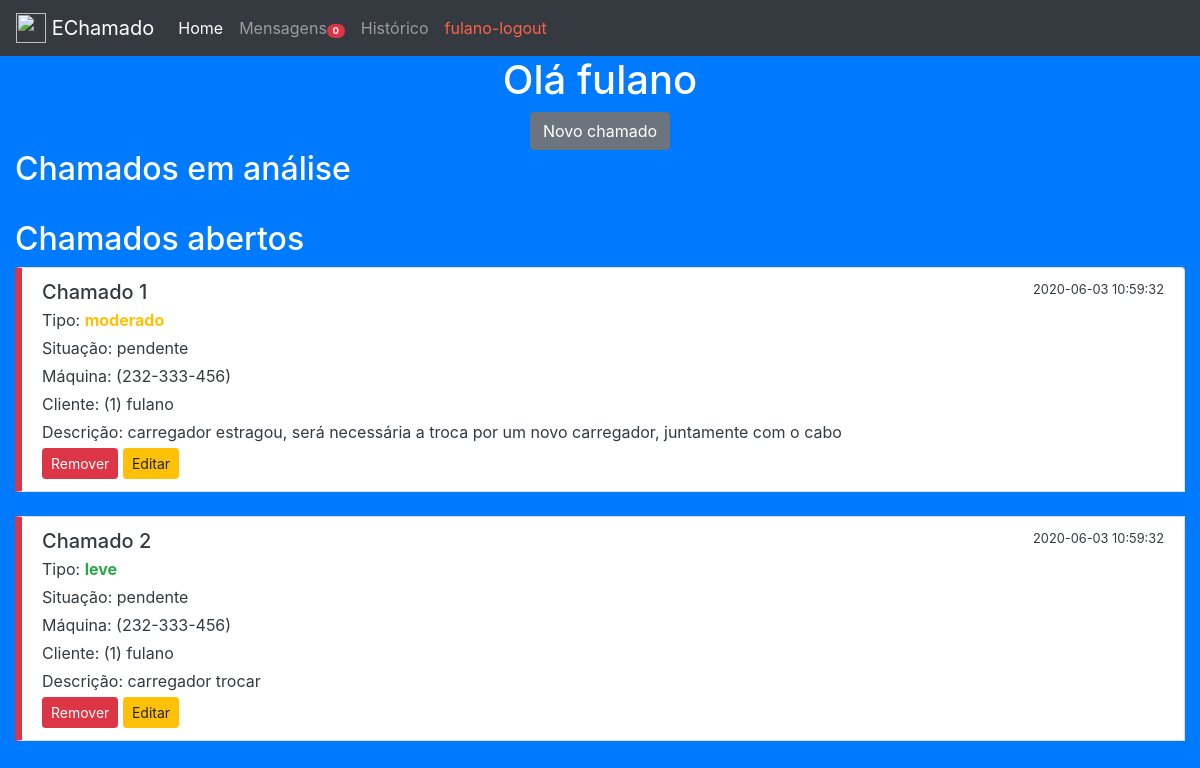
The app's page /pCliente.php (signed in) with its own data.
### tables this page shows
CREATE TABLE chamado (
    id INTEGER AUTO_INCREMENT PRIMARY KEY,
    dthrCadastro DATETIME NOT NULL DEFAULT now(),
    descricao VARCHAR(500) NOT NULL,
    tipo VARCHAR(10) NOT NULL,
    situacao VARCHAR(10) NOT NULL DEFAULT "pendente",
    ipMaquina VARCHAR(30),
    idCliente INTEGER NOT NULL,
    idTecnico INTEGER,
    dthrAnalise DATETIME,
    dthrFinalizado DATETIME
) CHARSET=utf8;

CREATE TABLE cliente (
    id INTEGER AUTO_INCREMENT PRIMARY KEY,
    nome VARCHAR(50) NOT NULL,
    senha VARCHAR(5) NOT NULL,
    ativo BOOLEAN NOT NULL DEFAULT 1,
    ipMaquina VARCHAR(30)
) CHARSET=utf8;

### pCliente.php (the view, shortened to what this page needs)
<?php
    require_once 'conect.php';
    $r = $db->prepare("SELECT id FROM cliente WHERE nome=? AND senha=?");
    $r->execute(array($_SESSION['nome'],$_SESSION['senha']));
    $linhas = $r->fetchAll(PDO::FETCH_ASSOC);
    foreach($linhas as $l) {$id=$l['id'];}
    $r = $db->prepare("SELECT count(id) FROM notificacao WHERE idCliente=?");
    $r->execute(array($id));
    $linhas = $r->fetchAll(PDO::FETCH_ASSOC);
    foreach($linhas as $l) {$not = "<small><span class='badge badge-pill badge-danger'>".$l['count(id)']."</span></small>";}
?>
<body id="fundo">
<div class="container-fluid">
    <div class="row">
        <div class="col-sm-12" id="menu">
            <nav class="navbar navbar-expand-lg navbar-dark bg-dark">
                <a class="navbar-brand" href="pCliente.php"><img src="https://img.icons8.com/color/48/000000/technical-support.png" width="30" height="30" class="d-inline-block align-top" alt="" loading="lazy"> EChamado</a>
                <div class="collapse navbar-collapse" id="navbarNav">
                    <ul class="navbar-nav">
                        <li class="nav-item active"><a class="nav-link" href="pCliente.php">Home</a></li>
                        <li class="nav-item"><a class="nav-link" href="mensagem.php">Mensagens<?=$not?></a></li>
                        <li class="nav-item"><a class="nav-link" href="cliRelFinalizados.php">Histórico</a></li>
                        <li class="nav-item"><a class="nav-link" href="logout.php" style="color:tomato;"><?=$_SESSION['nome']?>-logout</a></li>
                    </ul>
                </div>
            </nav>
        </div>
    </div>
    <div class="row">
        <div class="col-sm-12" style="text-align: center;">
            <h1>Olá <?=$_SESSION['nome']?></h1>
            <a class="btn btn-secondary" href="addChamado.php">Novo chamado</a>
        </div>
    </div>
    <div class="row">
        <div class="col-sm-12">
            <h2>Chamados em análise</h2>
            <br>
        </div>
    </div>
    <div class="row">
        <div class="col-sm-12">
            <h2>Chamados abertos</h2>
            <div class="list-group">
                <?php
                    $r = $db->prepare("SELECT * FROM chamado WHERE idCliente=? AND situacao='pendente' ORDER BY dthrCadastro DESC,situacao,tipo DESC");
                    $r->execute(array($id));
                    $linhas = $r->fetchAll(PDO::FETCH_ASSOC);
                    foreach($linhas as $l) {
                        switch ($l['tipo']) {
                            case "leve":
                                $cor = "#28A745";
                                break;
                            case "moderado":
                                $cor = "#FFC107";
                                break;
                        }
                        echo "
                            <li class='list-group-item' id='item2'>
                                <div class='d-flex w-100 justify-content-between'>
                                    <h5 class='mb-1'>Chamado ".$l['id']."</h5>
                                    <small>".$l['dthrCadastro']."</small>
                                </div>
                                <p class='mb-1'>Tipo: <span style='color: ".$cor."'><b>".$l['tipo']."</b></span></p>
                                <p class='mb-1'>Situação: ".$l['situacao']."</p>
                        ";
                        echo "
                                <p class='mb-1'>Máquina: (".$l['ipMaquina'].") ".$nomeMaquina."</p>
                        ";
                        $r3 = $db->prepare("SELECT nome FROM cliente WHERE id=?");
                        $r3->execute(array($l['idCliente']));
                        $linhas3 = $r3->fetchAll(PDO::FETCH_ASSOC);
                        foreach($linhas3 as $l3) {$nomeCliente = $l3['nome'];}
                        echo "
                                <p class='mb-1'>Cliente: (".$l['idCliente'].") ".$nomeCliente."</p>
                                <p class='mb-1'>Descrição: ".$l['descricao']."</p>
                                <a class='btn btn-danger btn-sm' href='remChamado.php?id=".base64_encode($l['id'])."'>Remover</a>
                                <a class='btn btn-warning btn-sm' href='edChamado.php?id=".base64_encode($l['id'])."'>Editar</a>
                            </li>
                        ";
                        echo "<br>";
                    }
                ?>
            </div>
        </div>
    </div>
</div>
</body>
</html>

### conect.php (shortened to what this page needs)
<!doctype html>
<html lang="pt-br">
<head>
    <link rel="stylesheet" href="https://stackpath.bootstrapcdn.com/bootstrap/4.5.0/css/bootstrap.min.css">
    <link rel="stylesheet" href="estilo.css">
</head>

### estilo.css (style rules this page uses)
#fundo { background-color: #007BFF; color: white; }
#menu { padding: 0%; }
#item2 { color: #343A40; border-left: solid 7px #DC3545; }

### records on screen
chamado: id "1", dthrCadastro "2020-06-03 10:59:32", tipo "moderado", situacao "pendente", ipMaquina "232-333-456", idCliente "1", idCliente.nome "fulano", descricao "carregador estragou, será necessária a troca por um novo carregador, juntamente com o cabo"
chamado: id "2", dthrCadastro "2020-06-03 10:59:32", tipo "leve", situacao "pendente", ipMaquina "232-333-456", idCliente "1", idCliente.nome "fulano", descricao "carregador trocar"

### other values on screen
$l['count(id)'] "0"
$_SESSION['nome'] "fulano"
